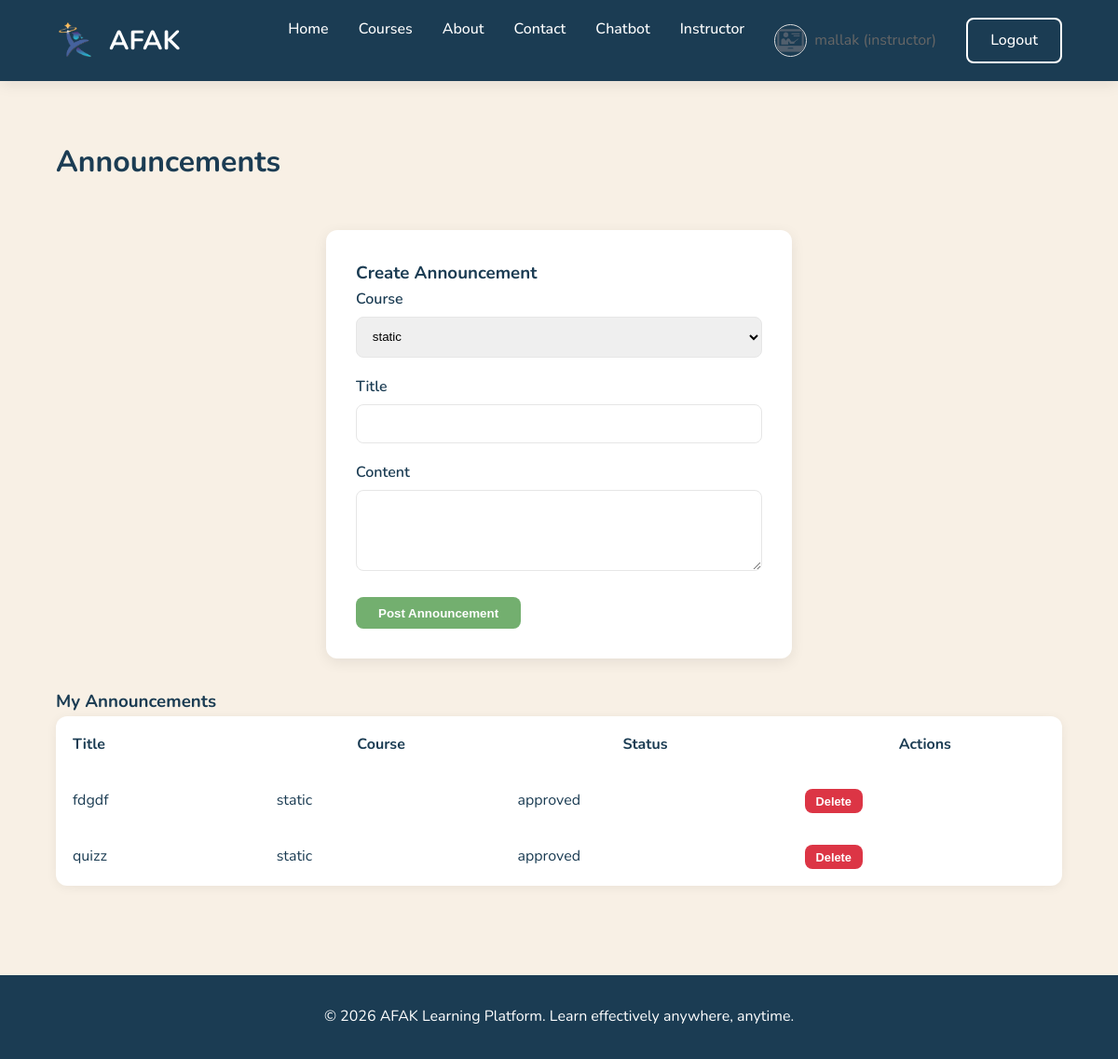
Screenshot of /instructor/announcements.php (signed in) with the database file from the repository.
### tables this page shows
CREATE TABLE IF NOT EXISTS `announcements` (
  `id` int(10) UNSIGNED NOT NULL AUTO_INCREMENT,
  `course_id` int(10) UNSIGNED NOT NULL,
  `created_by` int(10) UNSIGNED NOT NULL,
  `title` varchar(255) NOT NULL,
  `content` text NOT NULL,
  `status` enum('draft','pending','approved','rejected') NOT NULL DEFAULT 'draft',
  `approved_by` int(10) UNSIGNED DEFAULT NULL,
  `approved_at` timestamp NULL DEFAULT NULL,
  `published_at` timestamp NULL DEFAULT NULL,
  `created_at` timestamp NULL DEFAULT CURRENT_TIMESTAMP,
  `updated_at` timestamp NULL DEFAULT CURRENT_TIMESTAMP ON UPDATE CURRENT_TIMESTAMP,
  PRIMARY KEY (`id`),
  KEY `created_by` (`created_by`),
  KEY `approved_by` (`approved_by`),
  KEY `idx_announcements_course` (`course_id`),
  KEY `idx_announcements_status` (`status`)
);

CREATE TABLE IF NOT EXISTS `courses` (
  `id` int(10) UNSIGNED NOT NULL AUTO_INCREMENT,
  `title` varchar(255) NOT NULL,
  `slug` varchar(191) NOT NULL,
  `description` text NOT NULL,
  `short_description` varchar(500) DEFAULT NULL,
  `thumbnail_url` varchar(500) DEFAULT NULL,
  `category_id` int(10) UNSIGNED DEFAULT NULL,
  `instructor_id` int(10) UNSIGNED NOT NULL,
  `status` enum('draft','pending_review','approved','rejected','published') NOT NULL DEFAULT 'draft',
  `is_free` tinyint(1) NOT NULL DEFAULT '1',
  `price` decimal(10,2) DEFAULT NULL,
  `duration_hours` int(10) UNSIGNED DEFAULT NULL COMMENT 'Estimated total hours',
  `level` enum('beginner','intermediate','advanced','all') DEFAULT 'all',
  `learning_style` enum('visual','verbal','mixed') NOT NULL DEFAULT 'mixed',
  `approved_by` int(10) UNSIGNED DEFAULT NULL,
  `approved_at` timestamp NULL DEFAULT NULL,
  `rejection_reason` text,
  `created_at` timestamp NULL DEFAULT CURRENT_TIMESTAMP,
  `updated_at` timestamp NULL DEFAULT CURRENT_TIMESTAMP ON UPDATE CURRENT_TIMESTAMP,
  `cover_url` varchar(500) DEFAULT NULL COMMENT 'Course cover image',
  PRIMARY KEY (`id`),
  UNIQUE KEY `slug` (`slug`),
  KEY `approved_by` (`approved_by`),
  KEY `idx_courses_status` (`status`),
  KEY `idx_courses_instructor` (`instructor_id`),
  KEY `idx_courses_category` (`category_id`)
);

### includes/functions.php (called while the page is built, shortened)
<?php
function e(string $str): string {
    return htmlspecialchars($str, ENT_QUOTES, 'UTF-8');
}

### instructor/announcements.php (the view, shortened to what this page needs)
<?php
require_once __DIR__ . '/../config/db.php';
require_once __DIR__ . '/../includes/functions.php';
$userId = $_SESSION['user_id'];
$myCourses = $pdo->prepare("SELECT id, title FROM courses WHERE instructor_id = ?");
$myCourses->execute([$userId]);
$myCourses = $myCourses->fetchAll();
$announcements = $pdo->prepare("
    SELECT a.*, c.title as course_title
    FROM announcements a
    JOIN courses c ON a.course_id = c.id
    WHERE c.instructor_id = ?
    ORDER BY a.created_at DESC
");
$announcements->execute([$userId]);
$announcements = $announcements->fetchAll();
require_once __DIR__ . '/../includes/header.php';
?>
<h2 class="section-title">Announcements</h2>
<?php if (!empty($myCourses)): ?>
<div class="form-card" style="max-width: 500px; margin-bottom: 2rem;">
    <h3>Create Announcement</h3>
    <form method="POST">
        <div class="form-group">
            <label>Course</label>
            <select name="course_id" class="form-control" required>
                <?php foreach ($myCourses as $c): ?>
                    <option value="<?= $c['id'] ?>"><?= e($c['title']) ?></option>
                <?php endforeach ?>
            </select>
        </div>
        <div class="form-group">
            <label>Title</label>
            <input type="text" name="title" class="form-control" required>
        </div>
        <div class="form-group">
            <label>Content</label>
            <textarea name="content" class="form-control" rows="4" required></textarea>
        </div>
        <button type="submit" class="btn btn-primary">Post Announcement</button>
    </form>
</div>
<?php endif ?>
<h3>My Announcements</h3>
<table style="width: 100%; background: white; border-radius: 12px; overflow: hidden; box-shadow: 0 2px 12px rgba(0,0,0,0.06);">
    <thead>
        <tr style="background: var(--light);">
            <th style="padding: 1rem; text-align: left;">Title</th>
            <th style="padding: 1rem;">Course</th>
            <th style="padding: 1rem;">Status</th>
            <th style="padding: 1rem;">Actions</th>
        </tr>
    </thead>
    <tbody>
        <?php foreach ($announcements as $a): ?>
        <tr style="border-top: 1px solid var(--border);">
            <td style="padding: 1rem;"><?= e($a['title']) ?></td>
            <td style="padding: 1rem;"><?= e($a['course_title']) ?></td>
            <td style="padding: 1rem;"><?= e($a['status']) ?></td>
            <td style="padding: 1rem;">
                <form method="POST" style="display: inline;" onsubmit="return confirm('Delete this announcement?');">
                    <button type="submit" name="delete" class="btn" style="background: #dc3545; color: white; padding: 0.35rem 0.75rem; font-size: 0.8rem;">Delete</button>
                </form>
            </td>
        </tr>
        <?php endforeach ?>
    </tbody>
</table>
<?php require_once __DIR__ . '/../includes/footer.php'; ?>

### assets/css/style.css (style rules this page uses)
:root { --primary: #1B3C53; --primary-dark: #163042; --accent: #73AF6F; --beige: #EADBC8; --beige-dark: #DAC0A3; --background: #F8F0E5; --white: #ffffff; --border: #e6e6e6; --text: #1B3C53; --text-muted: #666; --dark: #1B3C53; --shadow: 0 4px 15px rgba(0,0,0,0.08); }
* { margin: 0; padding: 0; box-sizing: border-box; }
body { font-family: 'Nunito', sans-serif; background: var(--background); color: var(--text); line-height: 1.6; }
.btn { display: inline-block; padding: 0.6rem 1.5rem; border-radius: 8px; font-weight: 600; border: none; cursor: pointer; transition: 0.3s ease; }
.btn-primary { background: var(--accent); color: white; }
.section-title { font-size: 2rem; margin: 3rem 0; }
.form-group { margin-bottom: 1.2rem; }
.form-group label { display: block; margin-bottom: 0.3rem; font-weight: 600; }
.form-card { max-width: 450px; margin: 3rem auto; padding: 2rem; background: white; border-radius: 12px; box-shadow: var(--shadow); }
.form-control { width: 100%; padding: 0.8rem; border: 1px solid var(--border); border-radius: 8px; }

### rows the page displays
announcements: title "fdgdf", course.title "static", status "approved"
announcements: title "quizz", course.title "static", status "approved"

### other values shown
$_SESSION['first_name'] "mallak"
$_SESSION['role'] "instructor"
form field course_id "static"
